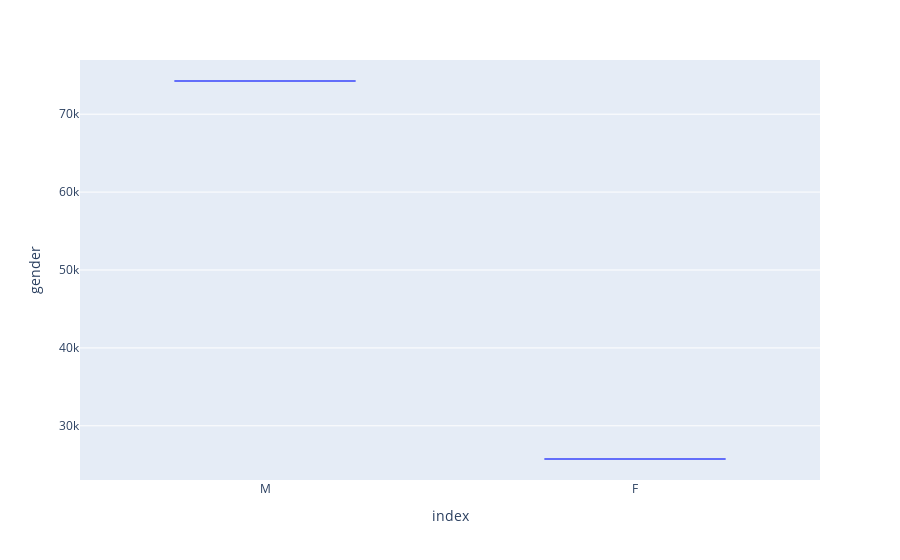

Notebook code cell kept with this figure:
### Markdown cell above
### We can see that most of the users are male.
 - thus, the dataset is unbalanced

### Code cell
fig = px.box(df_gender, x='index', y='gender')
fig.show()

### Figure 1 — Plotly figure (JSON) as saved in the notebook; plotly's stock layout.template omitted (floating-point values rounded to 4 significant figures)
{"data": [{"alignmentgroup": "True", "hovertemplate": "index=%{x}<br>gender=%{y}<extra></extra>", "legendgroup": "", "marker": {"color": "#636efa"}, "name": "", "notched": false, "offsetgroup": "", "orientation": "v", "showlegend": false, "type": "box", "x": ["M", "F"], "x0": " ", "xaxis": "x", "y": [74260, 25740], "y0": " ", "yaxis": "y"}], "layout": {"autosize": true, "boxmode": "group", "legend": {"tracegroupgap": 0}, "margin": {"t": 60}, "xaxis": {"anchor": "y", "autorange": true, "domain": [0, 1], "range": [-0.5, 1.5], "title": {"text": "index"}, "type": "category"}, "yaxis": {"anchor": "x", "autorange": true, "domain": [0, 1], "range": [23040.0, 76960.0], "title": {"text": "gender"}, "type": "linear"}}}
